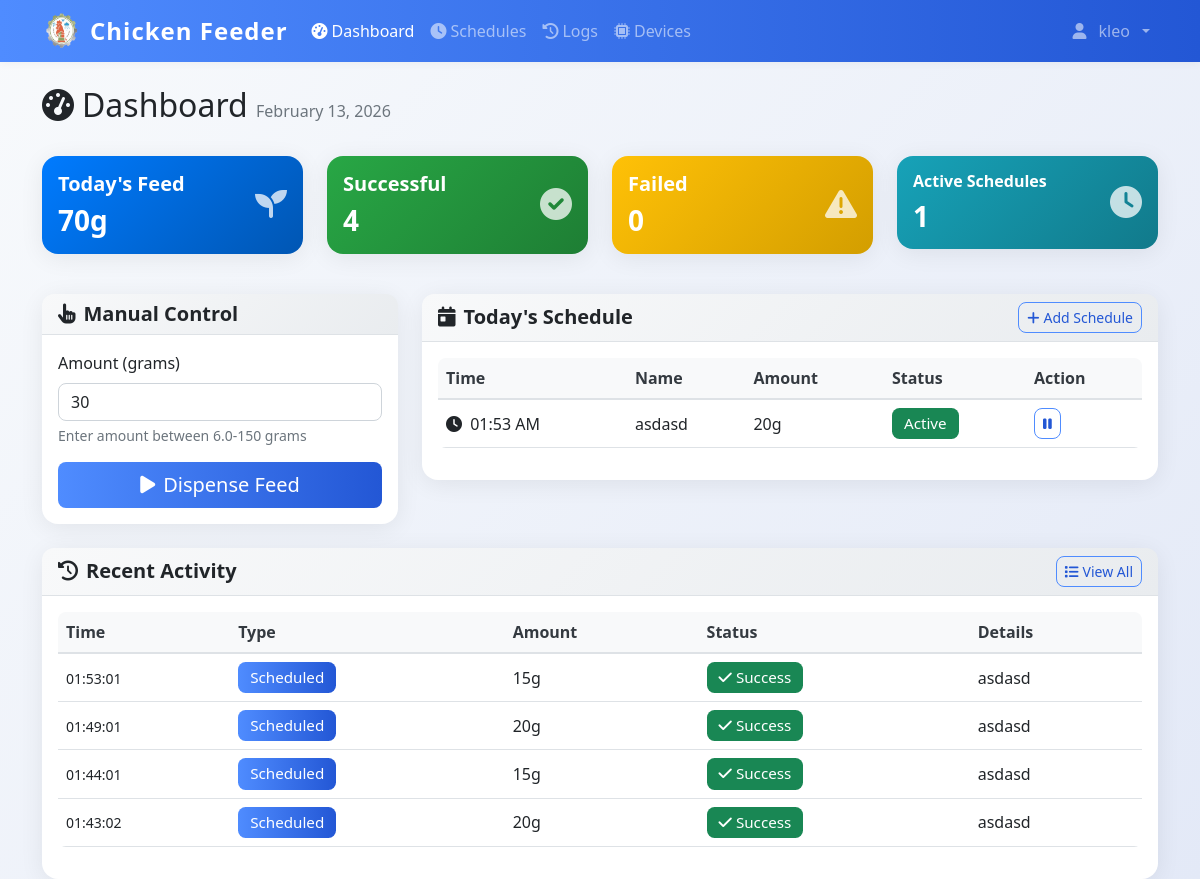
/dashboard (signed in), run on an earlier commit of the app's database.
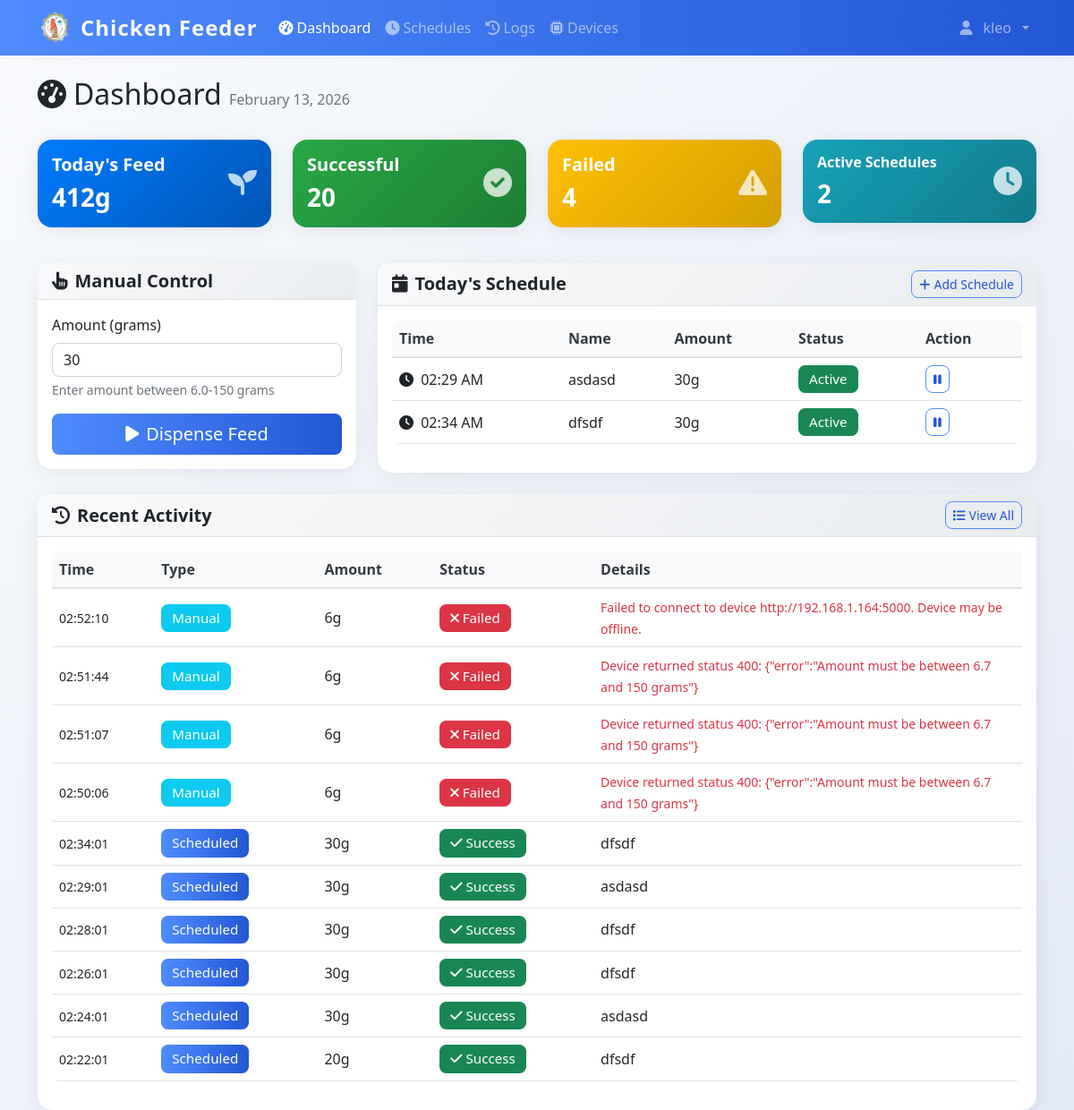
And on a later commit of the database.
### models.py (models this page shows)
class FeedSchedule(db.Model):
    id = db.Column(db.Integer, primary_key=True)
    name = db.Column(db.String(100), nullable=False)
    feed_time = db.Column(db.Time, nullable=False)
    amount_grams = db.Column(db.Integer, nullable=False)
    is_active = db.Column(db.Boolean, default=True)
    created_by = db.Column(db.Integer, db.ForeignKey('user.id'), nullable=False)
    created_at = db.Column(db.DateTime, default=datetime.now)
    user = db.relationship('User', backref=db.backref('schedules', lazy=True))

class DispenseLog(db.Model):
    id = db.Column(db.Integer, primary_key=True)
    timestamp = db.Column(db.DateTime, default=datetime.now, nullable=False)
    amount_grams = db.Column(db.Integer, nullable=False)
    trigger_type = db.Column(db.String(20), nullable=False)
    schedule_id = db.Column(db.Integer, db.ForeignKey('feed_schedule.id'), nullable=True)
    status = db.Column(db.String(20), default='success')
    error_message = db.Column(db.Text, nullable=True)
    image_path = db.Column(db.String(255), nullable=True)  # Path to captured feed image
    pellet_count = db.Column(db.Integer, nullable=True)  # Number of pellets detected in image
    grams_detected = db.Column(db.Float, nullable=True)  # Estimated grams of pellets in feeder
    grams_dispensed = db.Column(db.Integer, nullable=True)  # Actual amount dispensed by servo
    triggered_by = db.Column(db.Integer, db.ForeignKey('user.id'), nullable=True)
    schedule = db.relationship('FeedSchedule', backref=db.backref('dispense_logs', lazy=True))
    user = db.relationship('User', backref=db.backref('dispense_logs', lazy=True))

### app.py (the view)
@app.route('/dashboard', methods=['GET', 'POST'])
@login_required
def dashboard():
    from utils.model_utils import get_feed_ratio
    today_schedules = FeedSchedule.query.filter_by(created_by=current_user.id, is_active=True).order_by(FeedSchedule.feed_time).all()
    today_start = datetime.now().replace(hour=0, minute=0, second=0, microsecond=0)
    today_logs = DispenseLog.query.filter(
        DispenseLog.timestamp >= today_start,
        DispenseLog.triggered_by == current_user.id
    ).order_by(DispenseLog.timestamp.desc()).all()
    total_today = sum(log.amount_grams for log in today_logs if log.status == 'success')
    feed_config = get_feed_ratio()
    min_grams = feed_config.get('grams_per_drop', 6.7)
    return render_template('dashboard.html',
                         schedules=today_schedules,
                         logs=today_logs,
                         total_today=total_today,
                         min_grams=min_grams)

### app.py (called while the page is built)
@login_manager.user_loader
def load_user(user_id):
    return db.session.get(User, int(user_id))

@app.context_processor
def inject_datetime():
    return {'datetime': datetime}

@app.before_request
def restrict_admin_from_user_pages():
    if current_user.is_authenticated and getattr(current_user, 'is_admin', False):
        if not request.path.startswith('/admin'):
            if not request.path.startswith('/static') and not request.path.startswith('/logout'):
                return redirect(url_for('admin.dashboard'))

### utils/model_utils.py (called while the page is built)
def get_feed_ratio():
    if not os.path.exists(CONFIG_PATH):
        return {'pellets': 234, 'grams': 6.7, 'grams_per_drop': 6.7}
    with open(CONFIG_PATH, 'r') as f:
        data = json.load(f)
    if 'grams_per_drop' not in data:
        data['grams_per_drop'] = 6.7
    return data

### templates/dashboard.html (shortened to what the changed rows need)
{% extends "base.html" %}
{% block content %}
<div class="container mt-4">
    <div class="row mb-4">
    <div class="col">
        <h1 class="h2">
            <i class="fas fa-tachometer-alt me-2"></i>Dashboard
            <span class="text-muted fs-6">{{ datetime.now().strftime('%B %d, %Y') }}</span>
        </h1>
    </div>
</div>
<div class="row mb-4">
    <div class="col-md-3 mb-3">
        <div class="card bg-primary text-white">
            <div class="card-body">
                <div class="d-flex justify-content-between">
                    <div>
                        <h5 class="card-title">Today's Feed</h5>
                        <h3 class="mb-0" id="total-today">{{ total_today }}g</h3>
                    </div>
                </div>
            </div>
        </div>
    </div>
    <div class="col-md-3 mb-3">
        <div class="card bg-success text-white">
            <div class="card-body">
                <div class="d-flex justify-content-between">
                    <div>
                        <h5 class="card-title">Successful</h5>
                        <h3 class="mb-0" id="successful-today">{{ logs|selectattr('status', 'equalto', 'success')|list|length }}</h3>
                    </div>
                </div>
            </div>
        </div>
    </div>
    <div class="col-md-3 mb-3">
        <div class="card bg-warning text-white">
            <div class="card-body">
                <div class="d-flex justify-content-between">
                    <div>
                        <h5 class="card-title">Failed</h5>
                        <h3 class="mb-0" id="failed-today">{{ logs|selectattr('status', 'equalto', 'failure')|list|length }}</h3>
                    </div>
                </div>
            </div>
        </div>
    </div>
    <div class="col-md-3 mb-3">
        <div class="card bg-info text-white">
            <div class="card-body">
                <div class="d-flex justify-content-between">
                    <div>
                        <h5 class="card-title fs-6">Active Schedules</h5>
                        <h3 class="mb-0">{{ schedules|selectattr('is_active')|list|length }}</h3>
                    </div>
                </div>
            </div>
        </div>
    </div>
</div>
<div class="row">
    <div class="col-lg-8 mb-4">
        <div class="card">
            <div class="card-body">
                {% if schedules %}
                <div class="table-responsive">
                    <table class="table table-hover">
                        <thead>
                            <tr>
                                <th>Time</th>
                                <th>Name</th>
                                <th>Amount</th>
                                <th>Status</th>
                                <th>Action</th>
                            </tr>
                        </thead>
                        <tbody>
                            {% for schedule in schedules %}
                            <tr>
                                <td>
                                    <i class="fas fa-clock me-1"></i>
                                    {{ schedule.feed_time.strftime('%I:%M %p') }}
                                </td>
                                <td>{{ schedule.name }}</td>
                                <td>{{ schedule.amount_grams }}g</td>
                                <td>
                                    {% if schedule.is_active %}
                                        <span class="badge bg-success">Active</span>
                                    {% else %}
                                        <span class="badge bg-secondary">Inactive</span>
                                    {% endif %}
                                </td>
                                <td>
                                    <button class="btn btn-sm btn-outline-primary"
                                            onclick="toggleSchedule({{ schedule.id }})">
                                        {% if schedule.is_active %}
                                            <i class="fas fa-pause"></i>
                                        {% else %}
                                            <i class="fas fa-play"></i>
                                        {% endif %}
                                    </button>
                                </td>
                            </tr>
                            {% endfor %}
                        </tbody>
                    </table>
                </div>
                {% endif %}
            </div>
        </div>
    </div>
</div>
<div class="row">
    <div class="col-12">
        <div class="card">
            <div class="card-body">
                {% if logs %}
                <div class="table-responsive">
                    <table class="table table-hover">
                        <thead>
                            <tr>
                                <th>Time</th>
                                <th>Type</th>
                                <th>Amount</th>
                                <th>Status</th>
                                <th>Details</th>
                            </tr>
                        </thead>
                        <tbody>
                            {% for log in logs[:10] %}
                            <tr>
                                <td>
                                    <small>{{ log.timestamp.strftime('%H:%M:%S') }}</small>
                                </td>
                                <td>
                                    {% if log.trigger_type == 'manual' %}
                                        <span class="badge bg-info">Manual</span>
                                    {% else %}
                                        <span class="badge bg-primary">Scheduled</span>
                                    {% endif %}
                                </td>
                                <td>{{ log.amount_grams }}g</td>
                                <td>
                                    {% if log.status == 'success' %}
                                        <span class="badge bg-success">
                                            <i class="fas fa-check me-1"></i>Success
                                        </span>
                                    {% else %}
                                        <span class="badge bg-danger">
                                            <i class="fas fa-times me-1"></i>Failed
                                        </span>
                                    {% endif %}
                                </td>
                                <td style="max-width: 300px;">
                                    {% if log.schedule %}
                                        {{ log.schedule.name }}
                                    {% elif log.error_message %}
                                        <small class="text-danger" title="{{ log.error_message }}" style="cursor: help;">
                                            {{ log.error_message[:100] }}{% if log.error_message|length > 100 %}...{% endif %}
                                        </small>
                                    {% else %}
                                        -
                                    {% endif %}
                                </td>
                            </tr>
                            {% endfor %}
                        </tbody>
                    </table>
                </div>
                {% else %}
                <div class="text-center text-muted py-4">
                    <i class="fas fa-history fa-3x mb-3"></i>
                    <p>No activity today</p>
                </div>
                {% endif %}
            </div>
        </div>
    </div>
</div>
</div>
{% endblock %}

What changed in the data, as far as the page shows it:
no longer on this page (row unchanged): DispenseLog: timestamp "01:53:01", trigger_type "Scheduled", amount_grams "15", status "success" (drawn), schedule.name "asdasd"
no longer on this page (row unchanged): DispenseLog: timestamp "01:49:01", trigger_type "Scheduled", amount_grams "20", status "success" (drawn), schedule.name "asdasd"
no longer on this page (row unchanged): DispenseLog: timestamp "01:44:01", trigger_type "Scheduled", amount_grams "15", status "success" (drawn), schedule.name "asdasd"
no longer on this page (row unchanged): DispenseLog: timestamp "01:43:02", trigger_type "Scheduled", amount_grams "20", status "success" (drawn), schedule.name "asdasd"
changed FeedSchedule "asdasd": feed_time "01:53 AM" → "02:29 AM"; amount_grams "20" → "30"
added FeedSchedule: feed_time "02:34 AM", name "dfsdf", amount_grams "30", is_active "Active"
added DispenseLog: timestamp "02:52:10", trigger_type "Manual", amount_grams "6", status "failure" (drawn), error_message "Failed to connect to device http://192.168.1.164:5000. Device may be offline."
added DispenseLog: timestamp "02:51:44", trigger_type "Manual", amount_grams "6", status "failure" (drawn), error_message "Device returned status 400: {\"error\":\"Amount must be between 6.7 and 150 grams\"}"
added DispenseLog: timestamp "02:51:07", trigger_type "Manual", amount_grams "6", status "failure" (drawn), error_message "Device returned status 400: {\"error\":\"Amount must be between 6.7 and 150 grams\"}"
added DispenseLog: timestamp "02:50:06", trigger_type "Manual", amount_grams "6", status "failure" (drawn), error_message "Device returned status 400: {\"error\":\"Amount must be between 6.7 and 150 grams\"}"
added DispenseLog: timestamp "02:34:01", trigger_type "Scheduled", amount_grams "30", status "success" (drawn), schedule.name "dfsdf"
added DispenseLog: timestamp "02:29:01", trigger_type "Scheduled", amount_grams "30", status "success" (drawn), schedule.name "asdasd"
added DispenseLog: timestamp "02:28:01", trigger_type "Scheduled", amount_grams "30", status "success" (drawn), schedule.name "dfsdf"
added DispenseLog: timestamp "02:26:01", trigger_type "Scheduled", amount_grams "30", status "success" (drawn), schedule.name "dfsdf"
added DispenseLog: timestamp "02:24:01", trigger_type "Scheduled", amount_grams "30", status "success" (drawn), schedule.name "asdasd"
added DispenseLog: timestamp "02:22:01", trigger_type "Scheduled", amount_grams "20", status "success" (drawn), schedule.name "dfsdf"
Also different on the page:
{{ total_today }}: "70" → "412"
{{ logs|selectattr('status', 'equalto', 'success')|list|length }}: "4" → "20"
{{ logs|selectattr('status', 'equalto', 'failure')|list|length }}: "0" → "4"
{{ schedules|selectattr('is_active')|list|length }}: "1" → "2"
